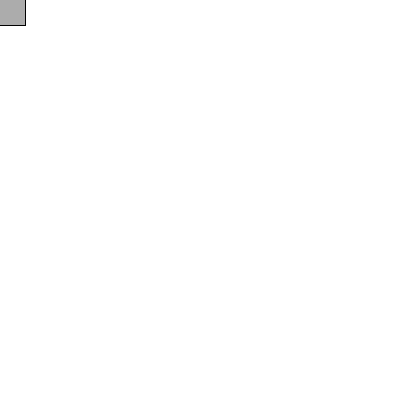
Frame 1 (no input)
Frame 60 (the mouse pressed at the canvas centre just before this capture): identical to frame 1, image omitted
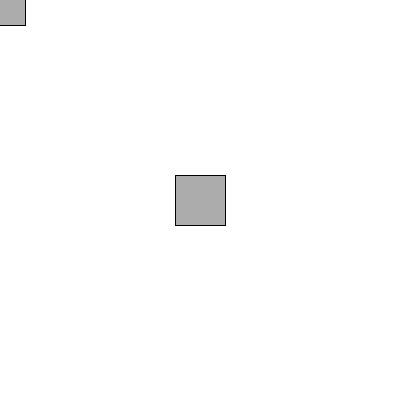
Frame 120 (the mouse held since frame 60 and released just before this capture)

The Processing sketch that drew these frames (run headless with seeded random() and noise(); from frame 60 on, the mouse is pressed at the canvas centre):

// Processing sketch: P11
// ── P11.pde
void setup(){
  size(400,400);
  background(255); //background colour
}

void draw(){
fill(172); // Gray Colour
rectMode(CENTER);
rect(mouseX,mouseY,50,50); //draw Rect
}
